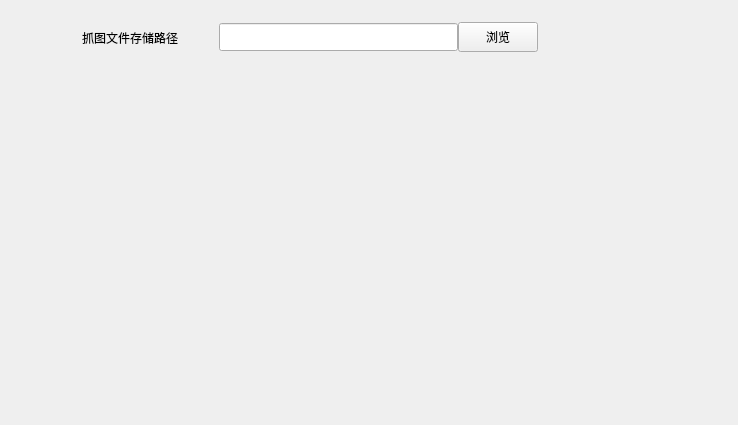
<?xml version="1.0" encoding="UTF-8"?>
<ui version="4.0">
 <class>storageWgt</class>
 <widget class="QWidget" name="storageWgt">
  <property name="geometry">
   <rect>
    <x>0</x>
    <y>0</y>
    <width>738</width>
    <height>425</height>
   </rect>
  </property>
  <property name="windowTitle">
   <string>Form</string>
  </property>
  <layout class="QHBoxLayout" name="horizontalLayout">
   <property name="spacing">
    <number>0</number>
   </property>
   <property name="leftMargin">
    <number>0</number>
   </property>
   <property name="topMargin">
    <number>0</number>
   </property>
   <property name="rightMargin">
    <number>0</number>
   </property>
   <property name="bottomMargin">
    <number>0</number>
   </property>
   <item>
    <widget class="QWidget" name="widget" native="true">
     <layout class="QHBoxLayout" name="horizontalLayout_3">
      <property name="spacing">
       <number>40</number>
      </property>
      <property name="leftMargin">
       <number>82</number>
      </property>
      <property name="topMargin">
       <number>0</number>
      </property>
      <property name="rightMargin">
       <number>200</number>
      </property>
      <property name="bottomMargin">
       <number>350</number>
      </property>
      <item>
       <widget class="QLabel" name="label">
        <property name="styleSheet">
         <string notr="true">#label{
   font:14px &quot;微软雅黑&quot;;
}</string>
        </property>
        <property name="text">
         <string>抓图文件存储路径</string>
        </property>
       </widget>
      </item>
      <item>
       <layout class="QHBoxLayout" name="horizontalLayout_2">
        <property name="spacing">
         <number>0</number>
        </property>
        <item>
         <widget class="QLineEdit" name="lineEdit">
          <property name="minimumSize">
           <size>
            <width>200</width>
            <height>28</height>
           </size>
          </property>
         </widget>
        </item>
        <item>
         <widget class="QPushButton" name="scanBtn">
          <property name="minimumSize">
           <size>
            <width>50</width>
            <height>30</height>
           </size>
          </property>
          <property name="styleSheet">
           <string notr="true">#scanBtn{
   font:14px &quot;微软雅黑&quot;;
}</string>
          </property>
          <property name="text">
           <string>浏览</string>
          </property>
         </widget>
        </item>
       </layout>
      </item>
     </layout>
    </widget>
   </item>
  </layout>
 </widget>
 <resources/>
 <connections/>
</ui>
